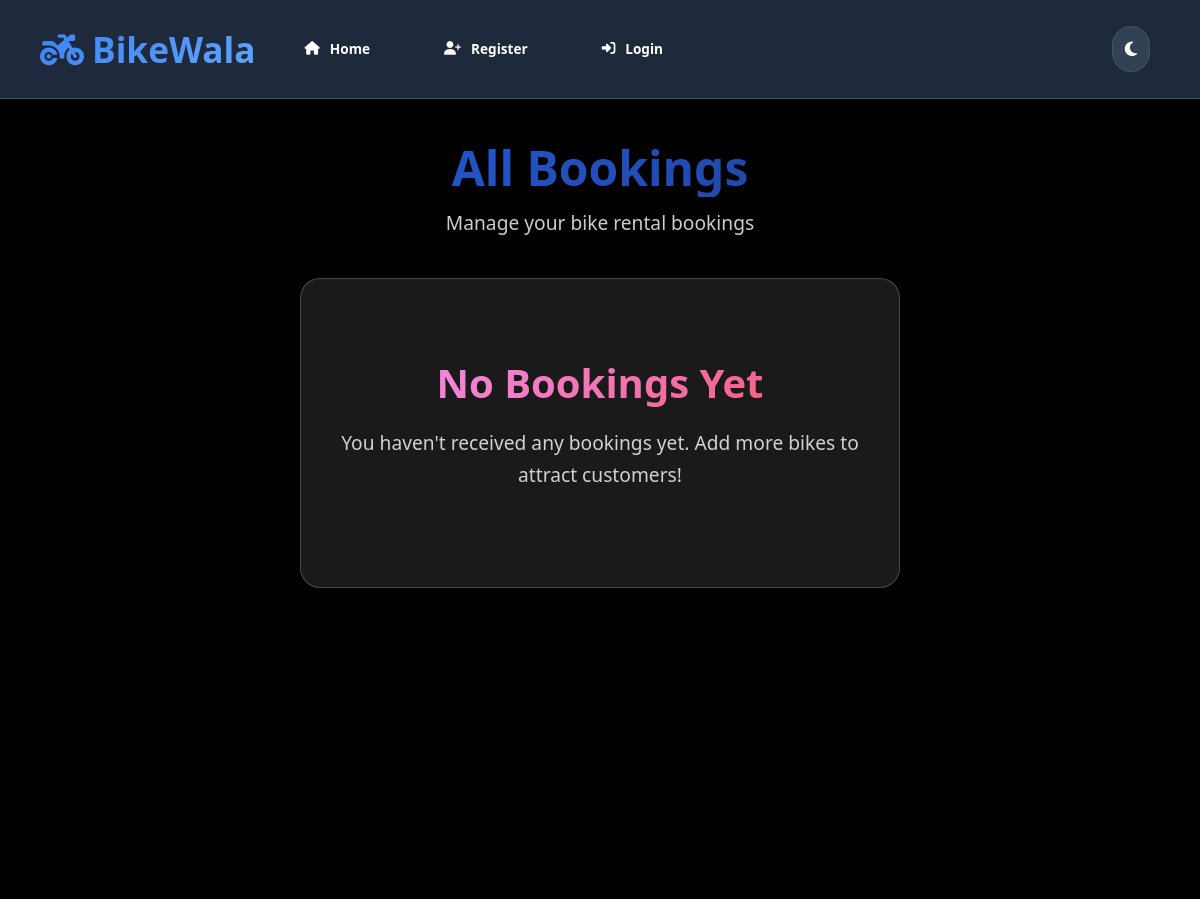
The page /renter/allbooking/ on the database as committed earlier.
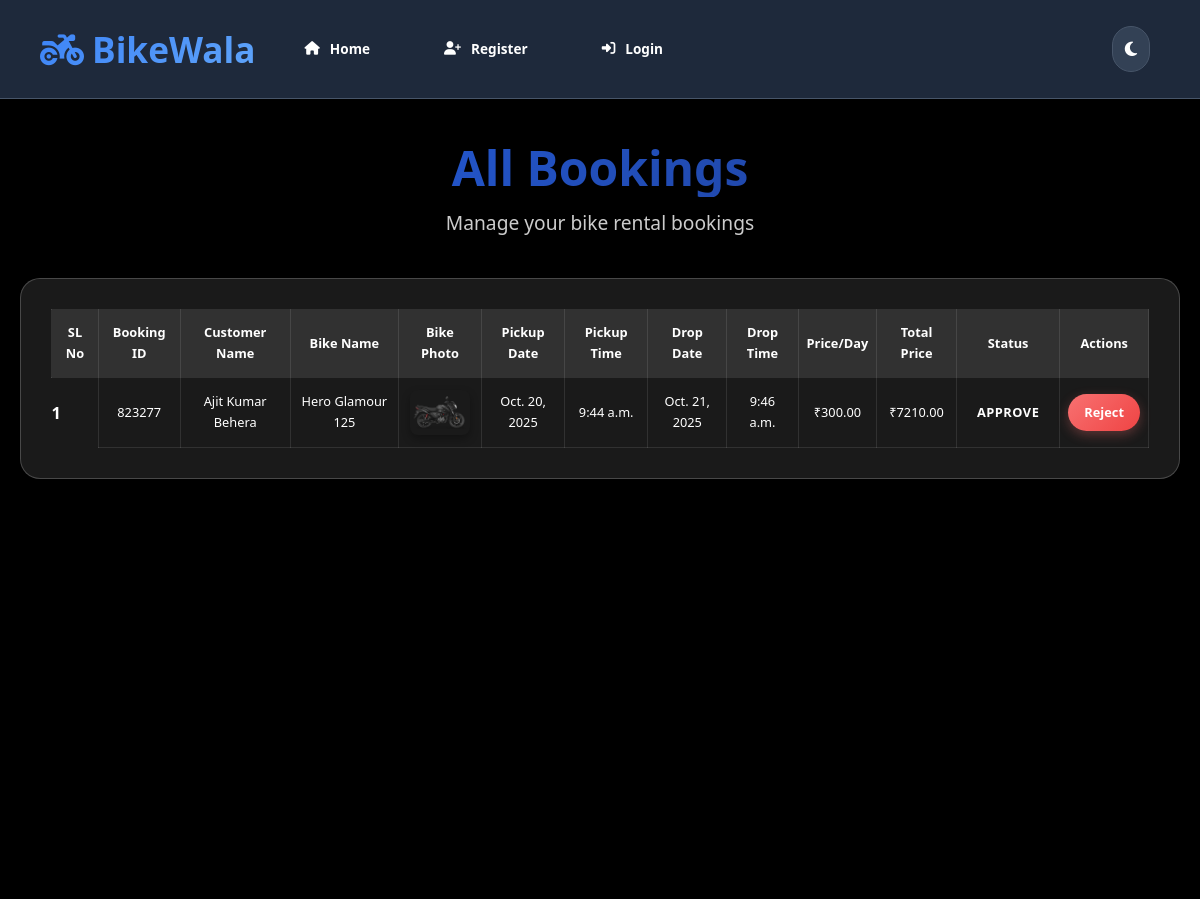
The same page on the database as committed later.
### renter/models.py (models this page shows, shortened)
class Booking(models.Model):
    booking_id = models.IntegerField(primary_key=True)
    bike_name = models.ForeignKey(Bike, on_delete=models.CASCADE)
    username = models.ForeignKey(User, on_delete=models.CASCADE)
    pickup_date = models.DateField(auto_now=False, auto_now_add=False)
    pickup_time = models.TimeField(auto_now=False, auto_now_add=False)
    drop_date = models.DateField(auto_now=False, auto_now_add=False)
    drop_time = models.TimeField(auto_now=False, auto_now_add=False)
    status = models.CharField(max_length=50, default='Pending')
    cancellation_reason = models.TextField(blank=True, null=True, help_text="Reason for cancellation")
    cancelled_at = models.DateTimeField(blank=True, null=True, help_text="When the booking was cancelled")
    total_price = models.DecimalField(max_digits=10, decimal_places=2, default=0.00, help_text="Total price of the booking")

class Bike(models.Model):
    company = models.ForeignKey(Brand, on_delete=models.CASCADE)
    bike_name = models.CharField(max_length=50)
    desc = models.CharField(max_length=300)
    photo = models.ImageField(upload_to='bike_photos')
    price_per_hour = models.DecimalField(max_digits=10, decimal_places=2, default=0.00, help_text="Price per hour in rupees")
    renter = models.ForeignKey(User, on_delete=models.CASCADE, null=True, blank=True, help_text="Renter who owns this bike")

### renter/views.py (the view)
# urls.py: path('allbooking/', allbooking, name ='allbooking'),
def allbooking(request):
    allbookings = Booking.objects.all()
    for booking in allbookings:
        pickup_dt = datetime.combine(booking.pickup_date, booking.pickup_time)
        drop_dt = datetime.combine(booking.drop_date, booking.drop_time)
        seconds = Decimal((drop_dt - pickup_dt).total_seconds())
        duration_hours = seconds / Decimal(3600)
        if duration_hours < Decimal('1'):
            duration_hours = Decimal('1')
        booking.total_price = (booking.bike_name.price_per_hour * duration_hours).quantize(Decimal('0.01'))
        booking.duration_hours = float(duration_hours)
    d = {'allbookings':allbookings}
    return render(request, 'renter/allbooking.html', d)

### templates/renter/allbooking.html (shortened to what this page needs)
{% extends "index.html" %}
{% block body %}
<div class="bookings-container">
    <div class="bookings-header">
        <h1 class="bookings-title">All Bookings</h1>
        <p class="bookings-subtitle">Manage your bike rental bookings</p>
    </div>
    {% if allbookings %}
    <div class="table-responsive-wrapper">
        <table class="bookings-table">
            <thead>
                <tr>
                    <th scope="col">SL No</th>
                    <th scope="col">Booking ID</th>
                    <th scope="col">Customer Name</th>
                    <th scope="col">Bike Name</th>
                    <th scope="col">Bike Photo</th>
                    <th scope="col">Pickup Date</th>
                    <th scope="col">Pickup Time</th>
                    <th scope="col">Drop Date</th>
                    <th scope="col">Drop Time</th>
                    <th scope="col">Price/Day</th>
                    <th scope="col">Total Price</th>
                    <th scope="col">Status</th>
                    <th scope="col">Actions</th>
                </tr>
            </thead>
            <tbody>
                {% for book in allbookings %}
                <tr>
                    <th scope="row">{{forloop.counter}}</th>
                    <td>{{book.booking_id}}</td>
                    <td>{{book.username.first_name}} {{book.username.last_name}}</td>
                    <td>{{book.bike_name.bike_name}}</td>
                    <td><img src="{{book.bike_name.photo.url}}" alt="Bike Photo" class="bike-photo"></td>
                    <td>{{book.pickup_date}}</td>
                    <td>{{book.pickup_time}}</td>
                    <td>{{book.drop_date}}</td>
                    <td>{{book.drop_time}}</td>
                    <td>₹{{book.bike_name.price_per_hour}}</td>
                    <td>₹{{ book.total_price }}</td>
                    <td>
                        <span class="status-badge status-{{book.status|lower}}">{{book.status}}</span>
                    </td>
                    <td>
                        <div class="action-buttons">
                            {% if book.status == 'Pending' %}
                            <form method="post" action="{% url 'approve' book.pk %}" style="display: inline;">
                                {% csrf_token %}
                                <button type="submit" class="btn-approve">Approve</button>
                            </form>
                            <form method="post" action="{% url 'reject' book.pk %}" style="display: inline;">
                                {% csrf_token %}
                                <button type="submit" class="btn-reject">Reject</button>
                            </form>
                            {% elif book.status == 'Approve' %}
                            <form method="post" action="{% url 'reject' book.pk %}" style="display: inline;">
                                <button type="submit" class="btn-reject">Reject</button>
                            </form>
                            {% elif book.status == 'Reject' %}
                            <form method="post" action="{% url 'approve' book.pk %}" style="display: inline;">
                                {% csrf_token %}
                                <button type="submit" class="btn-approve">Approve</button>
                            </form>
                            {% endif %}
                        </div>
                    </td>
                </tr>
                {% endfor %}
            </tbody>
        </table>
    </div>
    {% else %}
    <div class="no-bookings">
        <h1 class="no-bookings-title">No Bookings Yet</h1>
        <p class="no-bookings-text">You haven't received any bookings yet. Add more bikes to attract customers!</p>
    </div>
    {% endif %}
</div>
{% endblock body %}

### templates/index.html (shortened to what this page needs)
<!DOCTYPE html>
<html lang="en" data-bs-theme="dark">
<head>
    <link href="https://cdn.jsdelivr.net/npm/bootstrap@5.3.3/dist/css/bootstrap.min.css" rel="stylesheet">
    <link href="https://cdnjs.cloudflare.com/ajax/libs/font-awesome/6.4.0/css/all.min.css" rel="stylesheet">
</head>
<body>
    <nav class="navbar navbar-expand-lg navbar-dark">
        <div class="container-fluid">
            <a class="navbar-brand" href="{% url 'renter_home' %}">
                <i class="fas fa-motorcycle me-2"></i>BikeWala
            </a>
            <div class="collapse navbar-collapse" id="navbarSupportedContent">
                <ul class="navbar-nav me-auto mb-2 mb-lg-0">
                    <li class="nav-item">
                        <a class="nav-link" href="{% url 'renter_home' %}">
                            <i class="fas fa-home me-1"></i>Home
                        </a>
                    </li>
                    {% if user.is_authenticated %}
                    <li class="nav-item">
                        <a class="nav-link" href="{% url 'renter_display_profile' %}">
                            <i class="fas fa-user me-1"></i>My Profile
                        </a>
                    </li>
                    <li class="nav-item">
                        <a class="nav-link" href="{% url 'allbooking' %}">
                            <i class="fas fa-calendar-check me-1"></i>Bookings
                        </a>
                    </li>
                    <li class="nav-item">
                        <a class="nav-link" href="{% url 'add_bikes' %}">
                            <i class="fas fa-plus-circle me-1"></i>Add Bikes
                        </a>
                    </li>
                    <li class="nav-item">
                        <a class="nav-link" href="{% url 'my_bike_list' %}">
                            <i class="fas fa-list me-1"></i>My Bikes
                        </a>
                    </li>
                    <li class="nav-item">
                        <a class="nav-link" href="#" data-bs-toggle="modal" data-bs-target="#logoutModal">
                            <i class="fas fa-sign-out-alt me-1"></i>Logout
                        </a>
                    </li>
                    <li class="nav-item">
                        <a class="nav-link" href="{% url 'renter_changepw' %}">
                            <i class="fas fa-key me-1"></i>Change Password
                        </a>
                    </li>
                    {% else %}
                    <li class="nav-item">
                        <a class="nav-link" href="{% url 'renter_register' %}">
                            <i class="fas fa-user-plus me-1"></i>Register
                        </a>
                    </li>
                    <li class="nav-item">
                        <a class="nav-link" href="{% url 'renter_login' %}">
                            <i class="fas fa-sign-in-alt me-1"></i>Login
                        </a>
                    </li>
                    {% endif %}
                </ul>
                <button class="theme-toggle" id="themeToggle" title="Toggle Theme">
                    <i class="fas fa-moon" id="themeIcon"></i>
                </button>
            </div>
        </div>
    </nav>
    <div class="main-content">
        {% block body %}
        {% endblock body %}
    </div>
</body>
</html>

### templates/index.html (style rules this page uses)
:root { --primary-900: #0f172a; --primary-800: #1e293b; --primary-700: #334155; --primary-600: #475569; --primary-500: #64748b; --primary-400: #94a3b8; --primary-300: #cbd5e1; --primary-200: #e2e8f0; --primary-100: #f1f5f9; --primary-50: #f8fafc; --secondary-900: #1e3a8a; --secondary-800: #1e40af; --secondary-700: #1d4ed8; --secondary-600: #2563eb; --secondary-500: #3b82f6; --secondary-400: #60a5fa; --secondary-300: #93c5fd; --secondary-200: #bfdbfe; --secondary-100: #dbeafe; --secondary-50: #eff6ff; --accent-900: #451a03; --accent-800: #78350f; --accent-700: #a16207; --accent-600: #ca8a04; --accent-500: #eab308; --accent-400: #facc15; --accent-300: #fde047; --accent-200: #fef08a; --accent-100: #fef3c7; --accent-50: #fffbeb; --white: #ffffff; --black: #000000; --gray-50: #f9fafb; --gray-100: #f3f4f6; --gray-200: #e5e7eb; --gray-300: #d1d5db; --gray-400: #9ca3af; --gray-500: #6b7280; --gray-600: #4b5563; --gray-700: #374151; --gray-800: #1f2937; --gray-900: #111827; --bg-primary: var(--primary-900); --bg-secondary: var(--primary-800); --bg-tertiary: var(--primary-700); --text-primary: var(--white); --text-secondary: var(--primary-200); --text-muted: var(--primary-400); --border-color: var(--primary-600); --accent-color: var(--secondary-500); --accent-hover: var(--secondary-400); --success-color: #10b981; --warning-color: var(--accent-500); --error-color: #ef4444; }
* { margin: 0; padding: 0; box-sizing: border-box; }
body { font-family: 'Segoe UI', Tahoma, Geneva, Verdana, sans-serif; background: var(--bg-primary) !important; min-height: 100vh; color: var(--text-primary) !important; transition: all 0.3s ease; font-size: 16px; line-height: 1.6; }
@media (min-width: 1200px) { body { font-size: 16.5px; line-height: 1.65; } }
@media (min-width: 1200px) { h1 { font-size: 2.5rem; } }
.navbar { background: var(--bg-secondary) !important; backdrop-filter: blur(20px); border-bottom: 1px solid var(--border-color); box-shadow: 0 4px 20px rgba(0, 0, 0, 0.3); padding: 15px 0; transition: all 0.3s ease; }
.navbar-collapse { display: flex !important; align-items: center; justify-content: space-between; }
.navbar-nav { display: flex; align-items: center; gap: 0.5rem; margin-right: auto; flex-wrap: nowrap; }
.theme-toggle { background: var(--bg-tertiary); border: 1px solid var(--border-color); color: var(--text-primary); padding: 8px 12px; border-radius: 20px; cursor: pointer; transition: all 0.3s ease; margin-left: 10px; display: inline-block !important; flex-shrink: 0; }
.navbar-brand { font-size: 2rem; font-weight: 800; background: linear-gradient(135deg, var(--accent-color) 0%, var(--secondary-400) 100%); -webkit-background-clip: text; -webkit-text-fill-color: transparent; background-clip: text; text-decoration: none; transition: all 0.3s ease; margin-left: -10px; }
.nav-link { color: var(--text-primary) !important; font-weight: 600; font-size: 0.85rem; padding: 8px 15px !important; margin: 0 3px; border-radius: 25px; transition: all 0.3s ease; position: relative; overflow: hidden; display: inline-flex; align-items: center; gap: 6px; white-space: nowrap; }
.nav-link::before { content: ''; position: absolute; top: 0; left: -100%; width: 100%; height: 100%; background: linear-gradient(90deg, transparent, rgba(255, 255, 255, 0.1), transparent); transition: left 0.5s; }
@media (min-width: 1200px) { .container-fluid { max-width: 1400px; } }
@media (min-width: 1200px) { .navbar-brand { font-size: 2.2rem; } }
@media (min-width: 1200px) { .nav-link { padding: 12px 25px !important; margin: 0 8px; } }
@media (min-width: 1200px) { .theme-toggle { display: inline-block !important; } }
.main-content { min-height: calc(100vh - 80px); padding: 0; }
.container-fluid { padding-left: 15px; padding-right: 15px; }
@media (min-width: 576px) { .container-fluid { padding-left: 20px; padding-right: 20px; } }
@media (min-width: 768px) { .container-fluid { padding-left: 30px; padding-right: 30px; } }
@media (min-width: 992px) { .container-fluid { padding-left: 40px; padding-right: 40px; } }
@media (min-width: 1200px) { .container-fluid { padding-left: 50px; padding-right: 50px; } }
html { scroll-behavior: smooth; }
body { overflow-x: hidden; }

Rows that differ between the two databases and show on the page:
added Booking: booking_id "823277", username.first_name "Ajit Kumar", username.last_name "Behera", bike_name.bike_name "Hero Glamour 125", bike_name.photo (picture), pickup_date "Oct. 20, 2025", pickup_time "9:44 a.m.", drop_date "Oct. 21, 2025", drop_time "9:46 a.m.", bike_name.price_per_hour "300.00", total_price "7210.00", status "APPROVE", shows "Reject"
Other text that changed with them:
text no longer shown: "No Bookings Yet You haven't received any bookings yet. Add more bikes to attract customers!"
text now shown: "SL No Booking ID Customer Name Bike Name Bike Photo Pickup Date Pickup Time Drop Date Drop Time Price/Day Total Price Status Actions"
